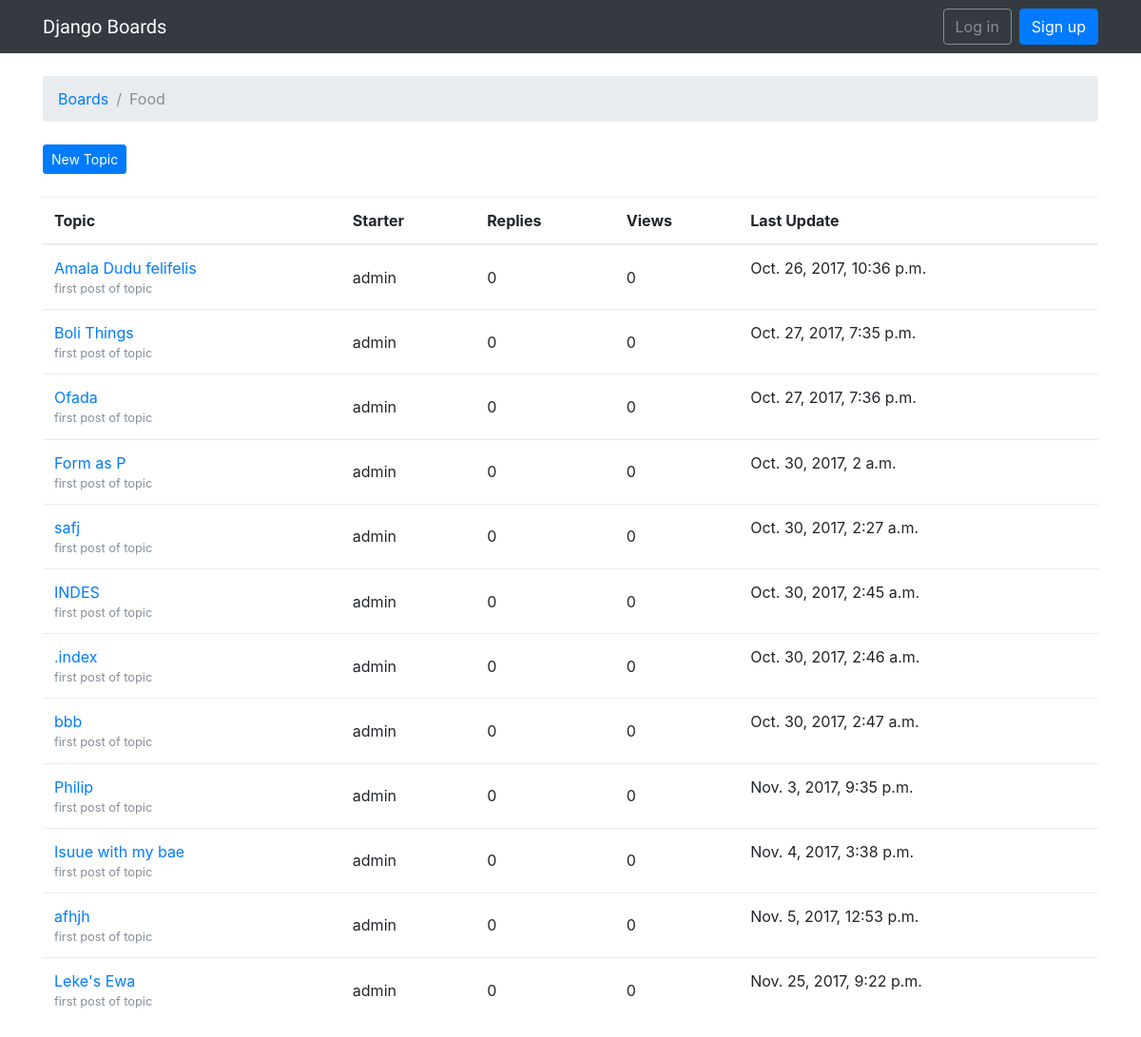
The app's page /boards/1/ with its own data.
### boards/models.py (models this page shows, shortened)
class Board(models.Model):
	name        = models.CharField(max_length=30, unique=True)
	description = models.CharField(max_length=100)

class Topic(models.Model):
	subject      = models.CharField(max_length=255)
	last_updated = models.DateTimeField(auto_now_add=True)
	board        = models.ForeignKey(Board, related_name='topics')
	starter      = models.ForeignKey(User, related_name='topics')

### boards/views.py (the view)
# urls.py: url(r'^boards/(?P<pk>\d+)/$', views.board_topics, name='board_topics'),
def board_topics(request, pk):
	board = get_object_or_404(Board, pk=pk)
	context = {'board': board}
	return render(request, 'topics.html', context)

### templates/topics.html (shortened to what this page needs)
{% extends "base.html" %}
{% block breadcrumbs %}
  <li class="breadcrumb-item">
    <a href="{% url 'home' %}">Boards</a>
  </li>
  <li class="breadcrumb-item active">{{ board.name }}</li>
{% endblock breadcrumbs %}
{% block content %}
  <div class="mb-4">
    <a class="btn btn-primary btn-sm"href="{% url 'new_topic' board.pk %}">
      New Topic
    </a>
  </div>
  <table class="table">
    <thead class="thead-inverse">
      <tr>
        <th>Topic</th>
        <th>Starter</th>
        <th>Replies</th>
        <th>Views</th>
        <th>Last Update</th>
      </tr>
    </thead>
    <tbody>
    {% for topic in board.topics.all %}
      <tr>
        <td>
          <a href="#">{{ topic.subject }}</a>
          <small class="text-muted d-block">first post of topic</small>
        </td>
        <td class="align-middle">{{topic.starter}}</td>
        <td class="align-middle">0</td>
        <td class="align-middle">0</td>
        <td lass="align-middle">{{ topic.last_updated }}</td>
      </tr>
    {% endfor %}
    </tbody>
  </table>
{% endblock content %}

### templates/base.html (shortened to what this page needs)
{% load static %}
<!DOCTYPE html>
<html>
  <head>
    <link rel="stylesheet" href="{% static 'css/bootstrap.min.css' %}">
    <link rel="stylesheet" href="{% static 'css/app.css' %}">
  </head>
  <body>
    {% block body %}
    <nav class="navbar navbar-expand-lg navbar-dark bg-dark">
      <div class="container">
        <a class="navbar-brand" href="{% url 'home' %}">Django Boards</a>
        <div class="collapse navbar-collapse" id="mainMenu">
          {% if user.is_authenticated %}
            <ul class="navbar-nav ml-auto">
              <li class="nav-item dropdown">
                <a class="nav-link dropdown-toggle" href="#" id="userMenu" data-toggle="dropdown" aria-haspopup="true" aria-expanded="false">
                  {{ user.email }}
                </a>
                <div class="dropdown-menu dropdown-menu-right" aria-labelledby="userMenu">
                  <a class="dropdown-item" href="#">My account</a>
                  <a class="dropdown-item" href="#">Change password</a>
                  <div class="dropdown-divider"></div>
                  <a class="dropdown-item" href="{% url 'logout' %}">Log out</a>
                </div>
              </li>
            </ul>
          {% else %}
            <form class="form-inline ml-auto">
              <a href="{% url 'login' %}" class="btn btn-outline-secondary">Log in</a>
              <a href="{% url 'signup' %}" class="btn btn-primary ml-2">Sign up</a>
            </form>
          {% endif %}
        </div>
      </div>
    </nav>
  	<div class="container">
  		<ol class="breadcrumb my-4">
	  		{% block breadcrumbs %}
	  		{% endblock breadcrumbs %}
  		</ol>
  		{% block content %}
  		{% endblock content %}
  	</div>
    {% endblock body %}
  </body>
</html>

### static/css/app.css (style rules this page uses)
.navbar-brand { font-family: 'Peralta', cursive; }

### records on screen
Board: name "Food"
Topic: subject "Amala Dudu felifelis", starter "admin", last_updated "Oct. 26, 2017, 10:36 p.m."
Topic: subject "Boli Things", starter "admin", last_updated "Oct. 27, 2017, 7:35 p.m."
Topic: subject "Ofada", starter "admin", last_updated "Oct. 27, 2017, 7:36 p.m."
Topic: subject "Form as P", starter "admin", last_updated "Oct. 30, 2017, 2 a.m."
Topic: subject "safj", starter "admin", last_updated "Oct. 30, 2017, 2:27 a.m."
Topic: subject "INDES", starter "admin", last_updated "Oct. 30, 2017, 2:45 a.m."
Topic: subject ".index", starter "admin", last_updated "Oct. 30, 2017, 2:46 a.m."
Topic: subject "bbb", starter "admin", last_updated "Oct. 30, 2017, 2:47 a.m."
Topic: subject "Philip", starter "admin", last_updated "Nov. 3, 2017, 9:35 p.m."
Topic: subject "Isuue with my bae", starter "admin", last_updated "Nov. 4, 2017, 3:38 p.m."
Topic: subject "afhjh", starter "admin", last_updated "Nov. 5, 2017, 12:53 p.m."
Topic: subject "Leke's Ewa", starter "admin", last_updated "Nov. 25, 2017, 9:22 p.m."
